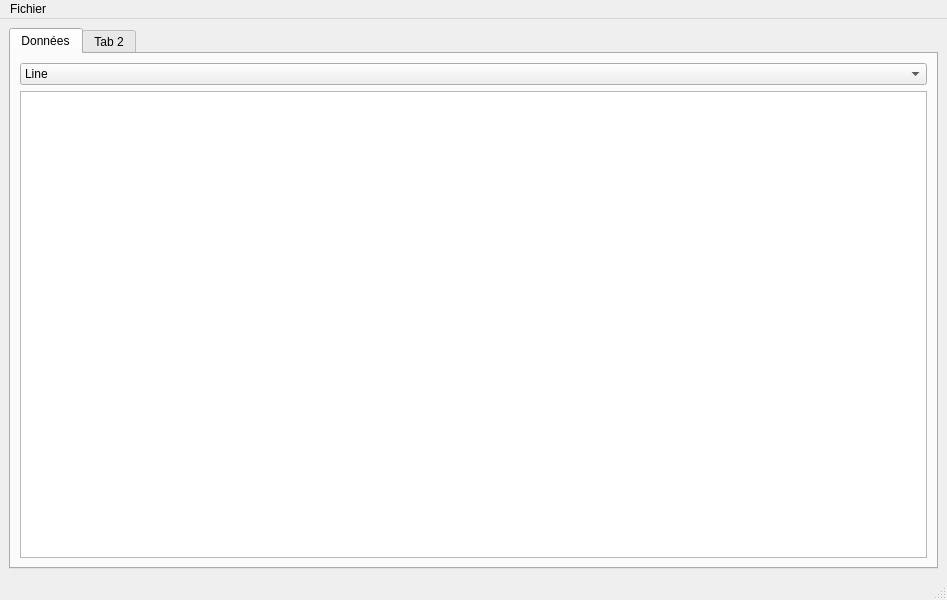
<?xml version="1.0" encoding="UTF-8"?>
<ui version="4.0">
 <class>navisu</class>
 <widget class="QMainWindow" name="navisu">
  <property name="geometry">
   <rect>
    <x>0</x>
    <y>0</y>
    <width>947</width>
    <height>600</height>
   </rect>
  </property>
  <property name="windowTitle">
   <string>MainWindow</string>
  </property>
  <widget class="QWidget" name="centralwidget">
   <layout class="QVBoxLayout" name="verticalLayout">
    <item>
     <widget class="QTabWidget" name="tabWidget">
      <property name="currentIndex">
       <number>0</number>
      </property>
      <widget class="QWidget" name="tab">
       <attribute name="title">
        <string>Données</string>
       </attribute>
       <layout class="QVBoxLayout" name="verticalLayout_2">
        <item>
         <widget class="QComboBox" name="comboBox">
          <item>
           <property name="text">
            <string>Line</string>
           </property>
          </item>
          <item>
           <property name="text">
            <string>ValidityPattern</string>
           </property>
          </item>
          <item>
           <property name="text">
            <string>StopTime</string>
           </property>
          </item>
          <item>
           <property name="text">
            <string>Network</string>
           </property>
          </item>
          <item>
           <property name="text">
            <string>Mode</string>
           </property>
          </item>
          <item>
           <property name="text">
            <string>ModeType</string>
           </property>
          </item>
          <item>
           <property name="text">
            <string>City</string>
           </property>
          </item>
          <item>
           <property name="text">
            <string>Connection</string>
           </property>
          </item>
          <item>
           <property name="text">
            <string>District</string>
           </property>
          </item>
          <item>
           <property name="text">
            <string>Department</string>
           </property>
          </item>
          <item>
           <property name="text">
            <string>Company</string>
           </property>
          </item>
          <item>
           <property name="text">
            <string>Vehicle</string>
           </property>
          </item>
          <item>
           <property name="text">
            <string>Country</string>
           </property>
          </item>
          <item>
           <property name="text">
            <string>StopArea</string>
           </property>
          </item>
          <item>
           <property name="text">
            <string>StopPoint</string>
           </property>
          </item>
          <item>
           <property name="text">
            <string>Route</string>
           </property>
          </item>
          <item>
           <property name="text">
            <string>RoutePoint</string>
           </property>
          </item>
          <item>
           <property name="text">
            <string>VehicleJourney</string>
           </property>
          </item>
         </widget>
        </item>
        <item>
         <widget class="QTableWidget" name="tableWidget"/>
        </item>
       </layout>
      </widget>
      <widget class="QWidget" name="tab_2">
       <attribute name="title">
        <string>Tab 2</string>
       </attribute>
      </widget>
     </widget>
    </item>
   </layout>
  </widget>
  <widget class="QMenuBar" name="menubar">
   <property name="geometry">
    <rect>
     <x>0</x>
     <y>0</y>
     <width>947</width>
     <height>25</height>
    </rect>
   </property>
   <widget class="QMenu" name="menuFichier">
    <property name="title">
     <string>Fichier</string>
    </property>
    <addaction name="actionOuvrir"/>
   </widget>
   <addaction name="menuFichier"/>
  </widget>
  <widget class="QStatusBar" name="statusbar"/>
  <action name="actionOuvrir">
   <property name="text">
    <string>Ouvrir</string>
   </property>
  </action>
 </widget>
 <resources/>
 <connections>
  <connection>
   <sender>comboBox</sender>
   <signal>currentIndexChanged(QString)</signal>
   <receiver>navisu</receiver>
   <slot>tableSelected(QString)</slot>
   <hints>
    <hint type="sourcelabel">
     <x>278</x>
     <y>95</y>
    </hint>
    <hint type="destinationlabel">
     <x>941</x>
     <y>140</y>
    </hint>
   </hints>
  </connection>
 </connections>
 <slots>
  <slot>tableSelected(int)</slot>
  <slot>tableSelected(QString)</slot>
 </slots>
</ui>
